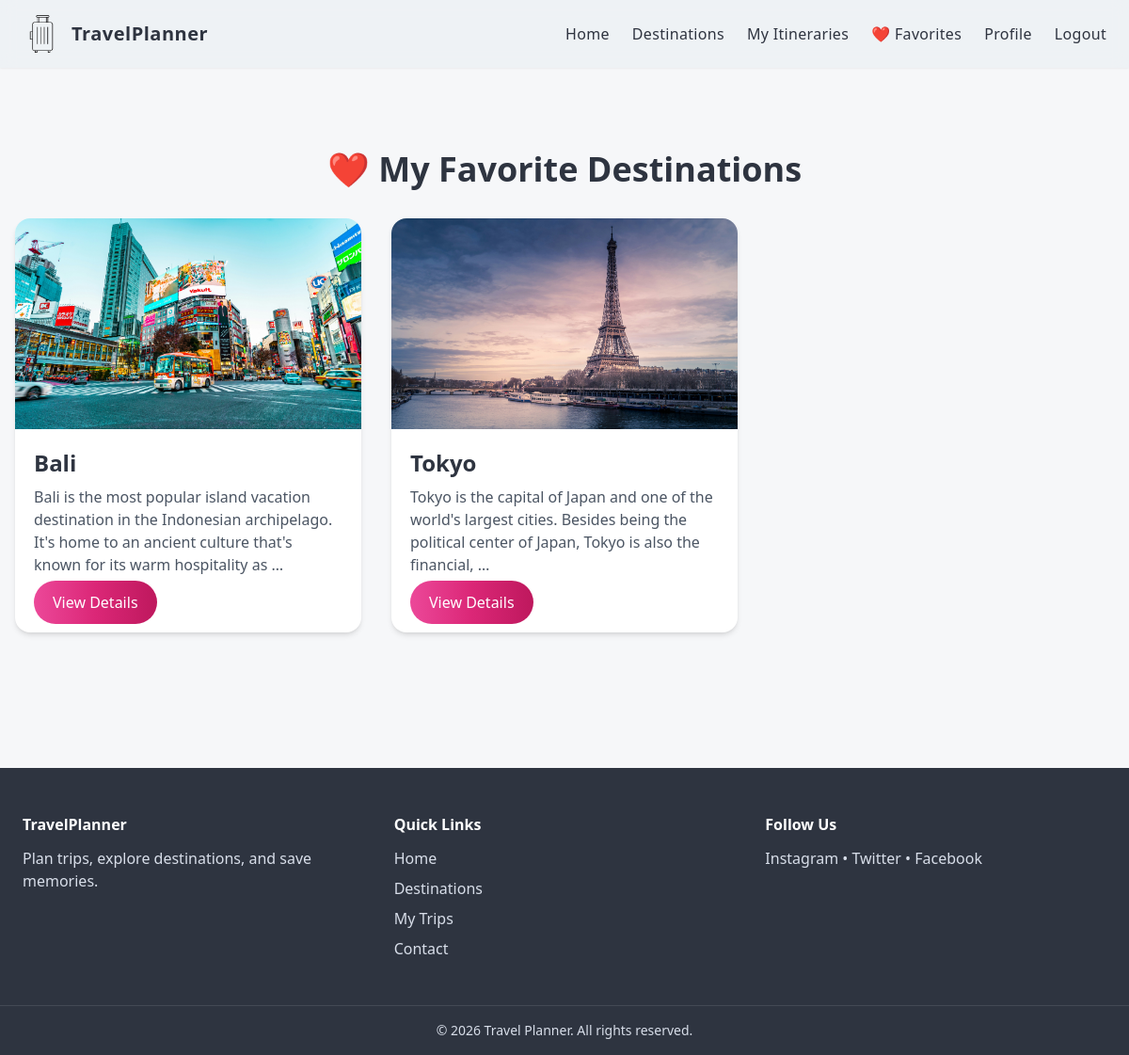
Before: /my-favorites/ (signed in) with the older database file.
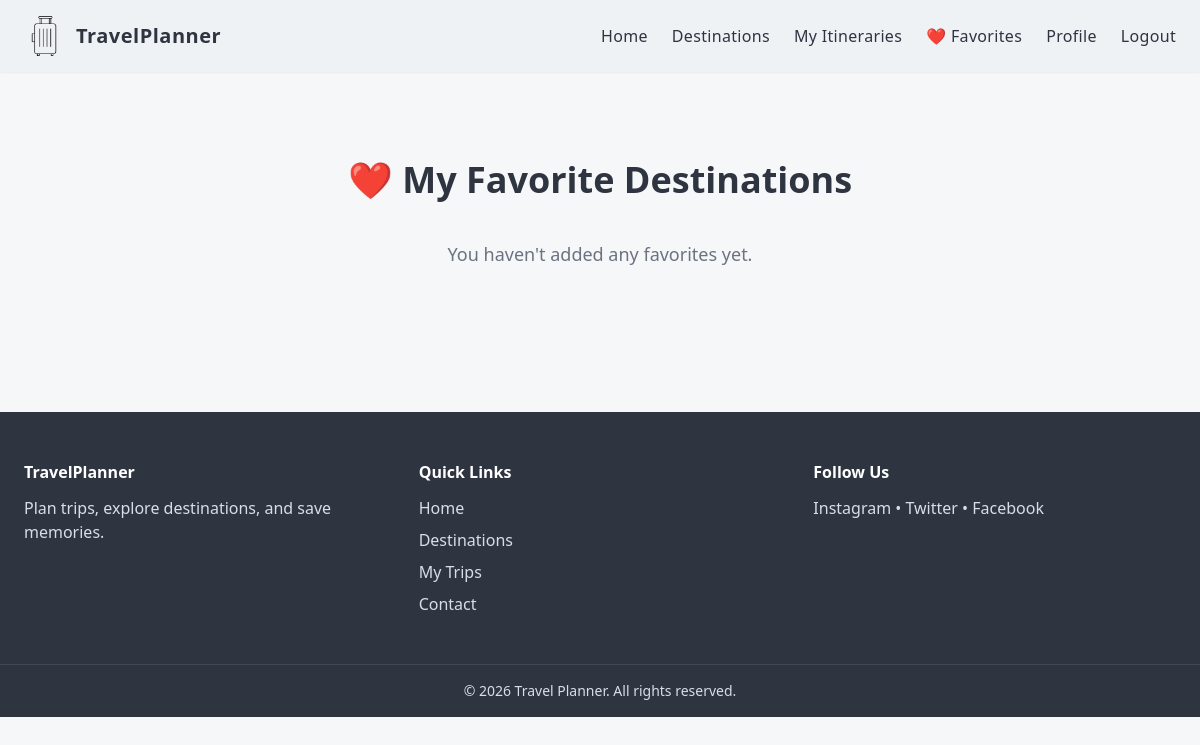
After: the same page with the newer database file.
### core/models.py (models this page shows, shortened)
class Favorite(models.Model):
    user = models.ForeignKey(User, on_delete=models.CASCADE)
    destination = models.ForeignKey(Destination, on_delete=models.CASCADE)
    created_at = models.DateTimeField(auto_now_add=True)
    class Meta:
        unique_together = ("user", "destination")

class Destination(models.Model):
    name = models.CharField(max_length=100)
    country = models.CharField(max_length=100)
    description = models.TextField()
    image = models.ImageField(upload_to='destinations/')
    price_range = models.CharField(max_length=50)
    rating = models.DecimalField(max_digits=2, decimal_places=1)
    slug = models.SlugField(unique=True, blank=True, null=True)  # new field for URL
    tag = models.CharField(max_length=50, blank=True)

### core/views.py (the view)
# urls.py: path("my-favorites/", views.my_favorites, name="my_favorites"),
@login_required
def my_favorites(request):
    favorites = (
        Favorite.objects
        .filter(user=request.user)
        .select_related("destination")
        .order_by("-created_at")
    )
    return render(request, "core/my_favorites.html", {
        "favorites": favorites
    })

### core/context_processors.py (called while the page is built)
def favorite_count(request):
    if request.user.is_authenticated:
        count = Favorite.objects.filter(user=request.user).count()
        return {"favorite_count": count}
    return {"favorite_count": 0}

### core/templates/core/my_favorites.html (shortened to what this page needs)
{% extends "core/base.html" %}
{% block content %}
<div class="max-w-7xl mx-auto px-4 py-12">
    <h2 class="text-3xl sm:text-4xl font-bold mb-8 text-center text-[#2e3440]">
        ❤️ My Favorite Destinations
    </h2>
    {% if favorites %}
        <div class="grid grid-cols-1 sm:grid-cols-2 md:grid-cols-3 gap-8">
            {% for favorite in favorites %}
                <div class="bg-white rounded-2xl shadow-md hover:shadow-xl transition overflow-hidden">
                    <div class="h-48 sm:h-56 w-full overflow-hidden">
                        {% if favorite.destination.image %}
                            <img src="{{ favorite.destination.image.url }}"
                                 alt="{{ favorite.destination.name }}"
                                 class="w-full h-full object-cover hover:scale-105 transition-transform duration-300">
                        {% else %}
                            <div class="w-full h-full bg-gray-200 flex items-center justify-center text-gray-400">
                                No Image
                            </div>
                        {% endif %}
                    </div>
                    <div class="p-4 sm:p-5">
                        <h3 class="text-xl sm:text-2xl font-semibold mb-2 text-[#2e3440]">
                            <a href="{% url 'destination_detail' favorite.destination.slug %}" class="hover:text-blue-500 transition">
                                {{ favorite.destination.name }}
                            </a>
                        </h3>
                        <p class="text-gray-600 text-sm sm:text-base mb-4">
                            {{ favorite.destination.description|truncatewords:25 }}
                        </p>
                        <a href="{% url 'destination_detail' favorite.destination.slug %}"
                           class="bg-gradient-to-r from-pink-500 via-pink-600 to-pink-700 hover:from-pink-600 hover:via-pink-700 hover:to-pink-800 text-white px-5 py-2 sm:py-3 rounded-full font-medium transition text-center">
                            View Details
                        </a>
                    </div>
                </div>
            {% endfor %}
        </div>
    {% else %}
        <p class="text-center text-gray-500 text-lg mt-10">
            You haven't added any favorites yet.
        </p>
    {% endif %}
</div>
{% endblock %}

### core/templates/core/base.html (shortened to what this page needs)
{% load static %}
<!DOCTYPE html>
<html lang="en">
<head>
    <script src="https://cdn.tailwindcss.com"></script>
    <link rel="stylesheet" href="{% static 'css/styles.css' %}">
</head>
<body class="bg-[#f6f7f9] text-[#2e3440]">
<nav class="fixed top-0 w-full bg-[#eef1f4]/90 backdrop-blur shadow-sm z-50">
    <div class="max-w-7xl mx-auto px-4 sm:px-6 md:px-6 py-4 flex justify-between items-center">
        <div class="flex items-center gap-2 sm:gap-3">
            <img src="{% static 'images/logo.png' %}" class="h-8 sm:h-10" alt="Logo">
            <span class="text-lg sm:text-xl font-semibold tracking-wide text-[#2e3440]">TravelPlanner</span>
        </div>
        <div class="hidden md:flex items-center space-x-4 sm:space-x-6">
            <a href="{% url 'home' %}" class="nav-link text-sm sm:text-base">Home</a>
            <a href="{% url 'destination_list' %}" class="nav-link text-sm sm:text-base">Destinations</a>
            {% if user.is_authenticated %}
                <a href="{% url 'itinerary_list' %}" class="nav-link text-sm sm:text-base">My Itineraries</a>
            {% endif %}
            {% if user.is_authenticated %}
                <a href="{% url 'my_favorites' %}" class="nav-link text-sm sm:text-base relative">
                    ❤️ Favorites
                </a>
            {% endif %}
            <a href="{% url 'profile' %}" class="nav-link text-sm sm:text-base">
                {% if user.is_authenticated %}Profile{% else %}Login{% endif %}
            </a>
            {% if user.is_authenticated %}
                <a href="{% url 'logout' %}" class="nav-link text-sm sm:text-base">Logout</a>
            {% else %}
                <a href="{% url 'signup' %}" class="nav-link text-sm sm:text-base">Signup</a>
            {% endif %}
        </div>
    </div>
</nav>
<main class="pt-24 md:pt-28">
    {% block content %}{% endblock %}
</main>
<footer class="bg-[#2e3440] text-[#d8dee9] mt-24">
    <div class="max-w-7xl mx-auto px-4 sm:px-6 md:px-6 py-12 grid grid-cols-1 sm:grid-cols-2 md:grid-cols-3 gap-8">
        <div>
            <h3 class="font-semibold text-white mb-2 sm:mb-3">TravelPlanner</h3>
            <p class="text-sm sm:text-base leading-relaxed">
                Plan trips, explore destinations, and save memories.
            </p>
        </div>
        <div>
            <h3 class="font-semibold text-white mb-2 sm:mb-3">Quick Links</h3>
            <ul class="space-y-1 sm:space-y-2 text-sm sm:text-base">
                <li class="hover:text-white transition cursor-pointer">Home</li>
                <li class="hover:text-white transition cursor-pointer">Destinations</li>
                <li class="hover:text-white transition cursor-pointer">My Trips</li>
                <li class="hover:text-white transition cursor-pointer">Contact</li>
            </ul>
        </div>
        <div>
            <h3 class="font-semibold text-white mb-2 sm:mb-3">Follow Us</h3>
            <p class="text-sm sm:text-base">Instagram • Twitter • Facebook</p>
        </div>
    </div>
    <div class="text-center py-4 text-xs sm:text-sm border-t border-white/10">
        © 2026 Travel Planner. All rights reserved.
    </div>
</footer>
</body>
</html>

### core/static/css/styles.css (style rules this page uses)
:root { --ash-blue: #6b85a6; --rhino: #2e3440; --pearl: #f7f6fb; --lavender-cool: #e6e8f2; --primary-gradient: linear-gradient(135deg, #6b85a6, #2e3440); --accent-gradient: linear-gradient(90deg, #7aa2c9, #5b6f8a); }
body { font-family: "Tenor Sans", "Segoe UI", Arial, sans-serif; background-color: var(--pearl); color: var(--rhino); }
.nav-link { color: var(--rhino); font-weight: 500; letter-spacing: 0.02em; transition: color 0.3s ease; }

### core/templates/core/base.html (style rules this page uses)
body { font-family: "Segoe UI", "Tenor Sans", Arial, sans-serif; }
h1, h2, h3, h4 { font-family: "Segoe UI Semibold", "Segoe UI", Arial, sans-serif; }

Changed rows visible on the page:
removed Favorite: destination.image (picture), destination.name "Bali", destination.description "Bali is the most popular island vacation destination in the Indonesian archipelago. It's home to an ancient culture that's known for its warm hospitality as …"
removed Favorite: destination.image (picture), destination.name "Tokyo", destination.description "Tokyo is the capital of Japan and one of the world's largest cities. Besides being the political center of Japan, Tokyo is also the financial, …"
Other visible differences:
text now shown: "You haven't added any favorites yet."
